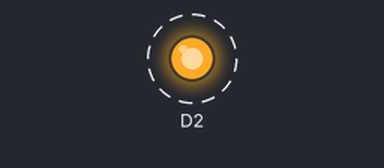
This sketch was run on a simulated ESP8266 (NodeMCU). Parts: output pins drawn as LEDs (lit = HIGH). Dashed ring = blinking. What the sketch prints to the serial monitor is not drawn.

Above: at 0.5 s.
Timing chart, 0 to 4.6 s (numbered marks = the images above):
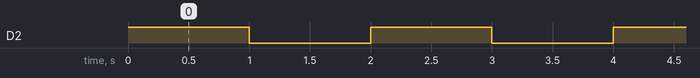

Measured:
- by itself, D2: alternates HIGH for 1.0 s and LOW for 1.0 s

The sketch:

Blink.ino
```cpp
int count=0;
void setup() {
  pinMode(D2, OUTPUT);
  Serial.begin(9600);
}

void loop() {
  digitalWrite(D2, HIGH);
  delay(1000);
  digitalWrite(D2, LOW);
  delay(1000);
  count+=1;
  Serial.print("No. of times LED blinked -- ");
  Serial.println(count);
}
```
